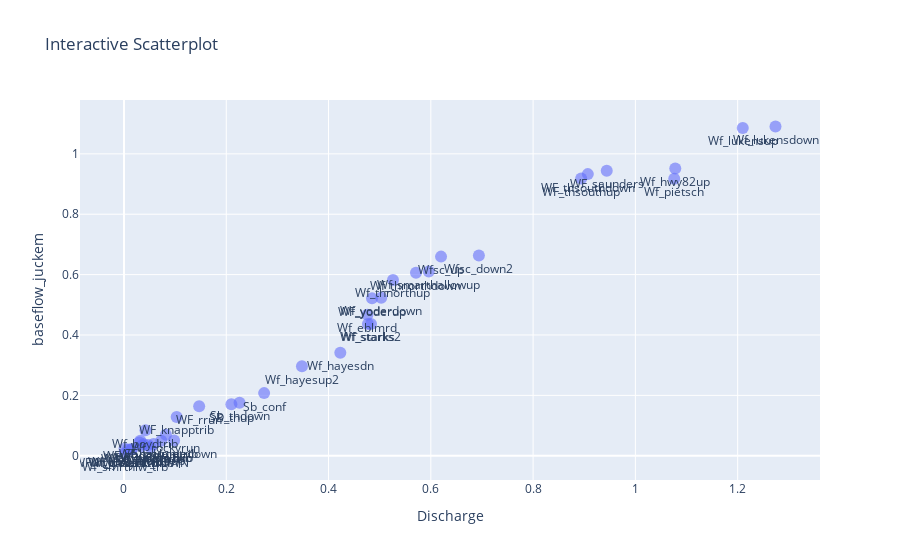

The cell this chart's notebook holds for it:
### Code cell
import plotly.express as px
import pandas as pd

# Create an interactive scatterplot using Plotly Express
fig = px.scatter(result, x='Discharge', y='baseflow_juckem', text='Key', title='Interactive Scatterplot')

# Customize the scatterplot
fig.update_traces(marker=dict(size=12, opacity=0.6),
                  textfont_size=12,
                  textposition='bottom center')

# Show the plot
fig.show()

### Figure 1 — Plotly figure (JSON) as saved in the notebook; plotly's stock layout.template omitted (floating-point values rounded to 4 significant figures)
{"data": [{"hovertemplate": "Discharge=%{x}<br>baseflow_juckem=%{y}<br>Key=%{text}<extra></extra>", "legendgroup": "", "marker": {"color": "#636efa", "opacity": 0.6, "size": 12, "symbol": "circle"}, "mode": "markers+text", "name": "", "orientation": "v", "showlegend": false, "text": ["Sb_conf", "Sb_crumedown", "Sb_crumetrib", "Sb_crumeup", "Sb_thdown", "SB_thup", "Wfsc_down2", "Wfsc_up", "Wf_bloomtrib", "Wf_boydtrib", "Wf_eblmrd", "Wf_haLl", "Wf_hayesdn", "Wf_hayesup2", "Wf_hayes_trib", "Wf_hwy82tribup", "Wf_hwy82up", "Wf_lukensdown", "Wf_lukensup", "Wf_mayertrib", "Wf_pietsch", "Wf_riverrd_trib", "Wf_rockyrun", "Wf_salem", "Wf_smarthallowup", "Wf_smrthlw_trb", "Wf_starks2", "Wf_starks", "Wf_thnorthdown", "Wf_thnorthup", "Wf_thnorth_trib", "Wf_yoderdown", "WF_knapptrib", "WF_yoderup", "WF_yodertrib", "WF_thsouthup", "WF_thsouthdown", "WF_saunders", "WF_rrun", "WF_hwy82tribDOWN"], "textfont": {"size": 12}, "textposition": "bottom center", "type": "scatter", "x": [0.274, 0.098, 0.073, 0.052, 0.226, 0.21, 0.694, 0.62, 0.001, 0.042, 0.476, 0.032, 0.423, 0.348, 0.058, 0.047, 1.078, 1.274, 1.21, 0.008, 1.076, 0.035, 0.082, 0.038, 0.596, 0.002, 0.483, 0.477, 0.571, 0.526, 0.015, 0.503, 0.103, 0.485, 0.03, 0.894, 0.907, 0.944, 0.147, 0.0153], "xaxis": "x", "y": [0.2074, 0.05035, 0.04933, 0.02842, 0.1754, 0.1703, 0.6631, 0.6596, 0.02319, 0.08439, 0.4673, 0.05003, 0.3409, 0.2967, 0.03877, 0.03586, 0.9517, 1.091, 1.086, 0.02059, 0.9173, 0.03233, 0.06939, 0.03771, 0.61, 0.007426, 0.4364, 0.4364, 0.606, 0.5823, 0.02154, 0.5235, 0.1285, 0.5213, 0.04376, 0.9183, 0.9329, 0.9438, 0.1638, 0.02178], "yaxis": "y"}], "layout": {"legend": {"tracegroupgap": 0}, "title": {"text": "Interactive Scatterplot"}, "xaxis": {"anchor": "y", "domain": [0, 1], "title": {"text": "Discharge"}}, "yaxis": {"anchor": "x", "domain": [0, 1], "title": {"text": "baseflow_juckem"}}}}
